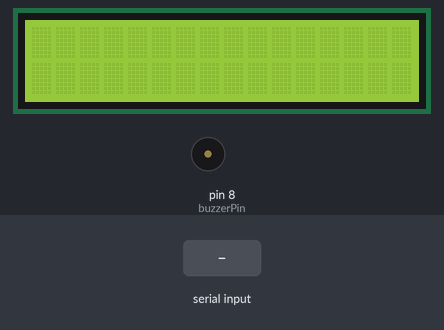
Simulated run of this sketch. Board: Arduino Uno, built with avr-gcc and run on an emulated ATmega328P. Shown: 16×2 character LCD, buzzer (waves = sounding, pin HIGH). The test bench sets the inputs (shaded band).

Above: at 1.2 s.
1.3 s: "0" received over Serial
At 2.4 s:
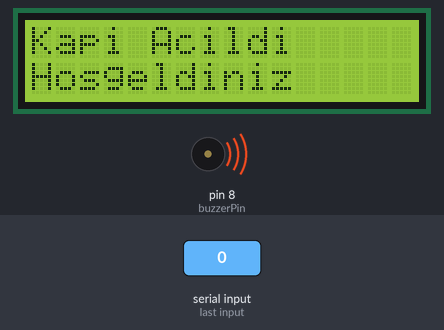
At 3.3 s:
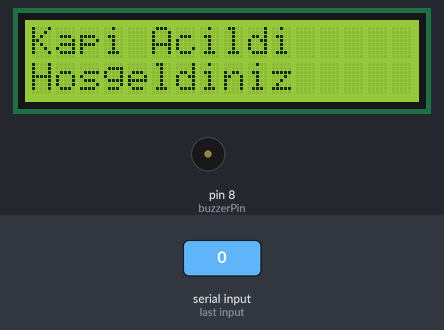
4.3 s: "1" received over Serial
At 5.8 s:
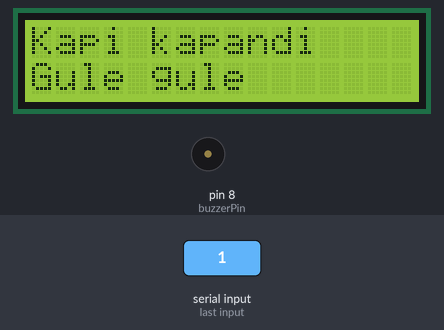
Timing chart, 0 to 7.3 s (numbered marks = the images above; inputs shaded):
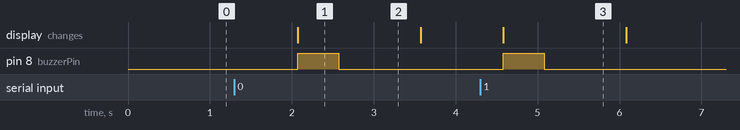

The sketch:

kapi_2.ino
```cpp
  #include <LiquidCrystal.h>
  int rs = 12, en=11, d4=5, d5=4, d6=3, d7=2;
  LiquidCrystal lcd(rs,en,d4,d5,d6,d7);
  #define buzzerPin 8
  void setup() {
    lcd.begin(16,2);
    Serial.begin(9600);
    pinMode(buzzerPin, OUTPUT);
  }
  void loop() {
    char c;
    if(Serial.available()>0){
      c=Serial.read();
      if(c == '0'){
      lcd.clear();
      lcd.setCursor(0,0);
      lcd.print("Kapi Acildi");
      lcd.setCursor(0,1);
      lcd.print("Hosgeldiniz");
      digitalWrite(buzzerPin,HIGH);
      delay(500);
      digitalWrite(buzzerPin,LOW);
      }
      if(c == '1'){
        lcd.clear();
        lcd.setCursor(0,0);
        lcd.print("Kapi kapandi");
        lcd.setCursor(0,1);
        lcd.print("Gule gule");
        digitalWrite(buzzerPin,HIGH);
        delay(500);
        digitalWrite(buzzerPin,LOW);
      }
    }
    delay(1000);
    lcd.clear();
  }
```

Measured:
- after the input at 1.3 s, pin 8 (buzzerPin): LOW → HIGH after 0.77 s, → LOW 0.50 s later; the display: changes after 0.77 s (image 1)
- after the input at 4.3 s, pin 8 (buzzerPin): LOW → HIGH after 0.28 s, → LOW 0.50 s later; the display: changes after 0.28 s (image 3)
- what the display in image 1 shows lasts 1.5 s, from 2.1 s to 3.6 s
